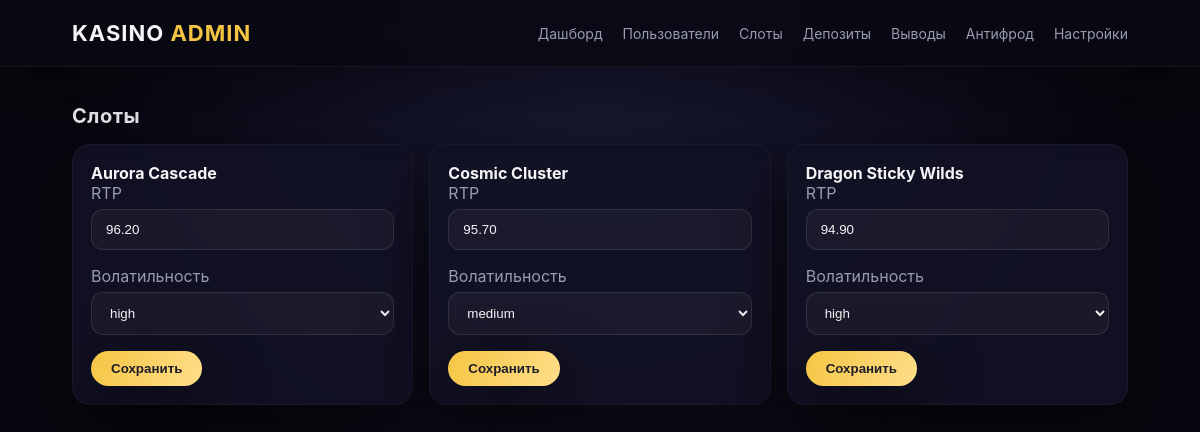
Before: /admin/slots.php (signed in) with the older database file.
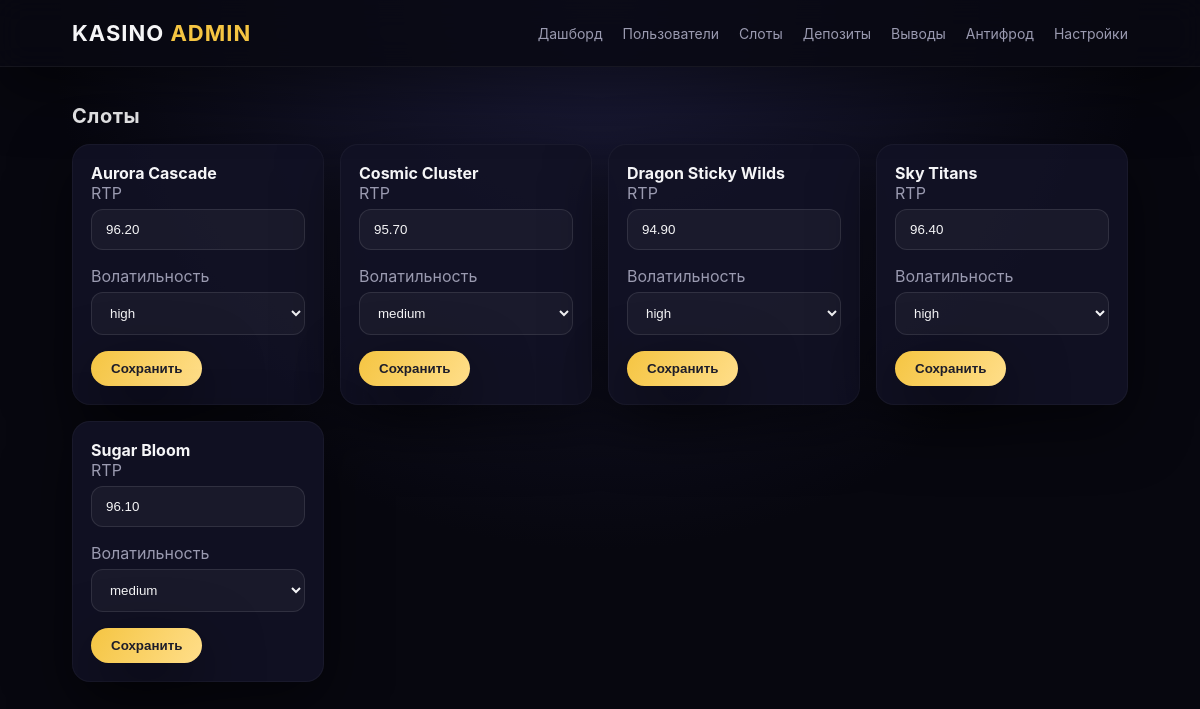
After: the same page with the newer database file.
### tables this page shows
CREATE TABLE slots (
    id INT AUTO_INCREMENT PRIMARY KEY,
    slug VARCHAR(100) NOT NULL UNIQUE,
    name VARCHAR(100) NOT NULL,
    rtp DECIMAL(4,2) NOT NULL,
    volatility VARCHAR(20) NOT NULL,
    created_at TIMESTAMP DEFAULT CURRENT_TIMESTAMP
);

### helpers.php (called while the page is built, shortened)
<?php
function db(): PDO
{
    static $pdo;
    if ($pdo) {
        return $pdo;
    }
    $config = require __DIR__ . '/config.php';
    $dsn = sprintf(
        'mysql:host=%s;dbname=%s;charset=%s',
        $config['db']['host'],
        $config['db']['name'],
        $config['db']['charset']
    );
    $pdo = new PDO($dsn, $config['db']['user'], $config['db']['pass'], [
        PDO::ATTR_ERRMODE => PDO::ERRMODE_EXCEPTION,
        PDO::ATTR_DEFAULT_FETCH_MODE => PDO::FETCH_ASSOC,
        PDO::ATTR_EMULATE_PREPARES => false,
    ]);
    return $pdo;
}

### admin/slots.php (the view, shortened to what this page needs)
<?php
require __DIR__ . '/layout.php';
$slots = db()->query('SELECT slug, name, rtp, volatility FROM slots ORDER BY id')->fetchAll();
admin_header('Слоты');
?>
<div class="section">
    <h2>Слоты</h2>
    <div class="cards">
        <?php foreach ($slots as $slot): ?>
            <form class="card" method="post">
                <strong><?php echo $slot['name']; ?></strong>
                <label>RTP</label>
                <input type="number" name="rtp" step="0.1" value="<?php echo $slot['rtp']; ?>">
                <label>Волатильность</label>
                <select name="volatility">
                    <option value="medium" <?php echo $slot['volatility'] === 'medium' ? 'selected' : ''; ?>>medium</option>
                    <option value="high" <?php echo $slot['volatility'] === 'high' ? 'selected' : ''; ?>>high</option>
                </select>
                <button class="btn" type="submit">Сохранить</button>
            </form>
        <?php endforeach; ?>
    </div>
</div>
<?php admin_footer(); ?>

### admin/layout.php (shortened to what this page needs)
<?php
function admin_header(string $title): void
{
    echo '<!doctype html><html lang="ru"><head><meta charset="utf-8"><meta name="viewport" content="width=device-width, initial-scale=1">';
    echo '<link rel="stylesheet" href="/assets/css/style.css">';
    echo "<title>{$title}</title></head><body>";
    echo '<div class="topbar"><div class="logo">Kasino <span>Admin</span></div>';
    echo '<nav class="nav">';
    echo '<a href="/admin/dashboard.php">Дашборд</a>';
    echo '<a href="/admin/users.php">Пользователи</a>';
    echo '<a href="/admin/slots.php">Слоты</a>';
    echo '<a href="/admin/deposits.php">Депозиты</a>';
    echo '<a href="/admin/withdrawals.php">Выводы</a>';
    echo '<a href="/admin/antifraud.php">Антифрод</a>';
    echo '<a href="/admin/settings.php">Настройки</a>';
    echo '</nav></div>';
}
function admin_footer(): void
{
    echo '</body></html>';
}

### assets/css/style.css (style rules this page uses)
:root { --bg: #0b0b14; --panel: #121225; --panel-strong: #181834; --accent: #f5c542; --accent-soft: rgba(245, 197, 66, 0.2); --neon: #00f0ff; --neon-soft: rgba(0, 240, 255, 0.15); --text: #f5f5f7; --muted: #9a9ab0; --danger: #ff5f6d; --success: #3ef7b0; --shadow: 0 20px 60px rgba(0, 0, 0, 0.5); --glow: 0 0 30px rgba(0, 240, 255, 0.2); font-family: 'Inter', 'Segoe UI', system-ui, sans-serif; }
* { box-sizing: border-box; }
body { margin: 0; background: radial-gradient(circle at top, #1c1c3a, #07070f 55%) fixed; color: var(--text); }
a { color: inherit; text-decoration: none; }
.topbar { display: flex; align-items: center; justify-content: space-between; padding: 20px 6vw; background: rgba(9, 9, 18, 0.85); backdrop-filter: blur(14px); border-bottom: 1px solid rgba(255, 255, 255, 0.05); position: sticky; top: 0; z-index: 50; box-shadow: var(--shadow); }
.logo { font-size: 22px; font-weight: 700; letter-spacing: 1px; text-transform: uppercase; }
.logo span { color: var(--accent); }
.nav { display: flex; gap: 20px; font-size: 14px; color: var(--muted); }
.btn { padding: 10px 20px; border-radius: 999px; background: linear-gradient(120deg, var(--accent), #ffde8a); color: #1d1d2a; font-weight: 600; border: none; cursor: pointer; box-shadow: var(--shadow); transition: transform 0.2s ease, box-shadow 0.2s ease; }
.section { padding: 20px 6vw 60px; }
.section h2 { font-size: 20px; margin-bottom: 16px; letter-spacing: 0.5px; }
.cards { display: grid; gap: 16px; grid-template-columns: repeat(auto-fit, minmax(200px, 1fr)); }
.card { background: rgba(18, 18, 37, 0.9); padding: 18px; border-radius: 18px; border: 1px solid rgba(255, 255, 255, 0.04); box-shadow: var(--shadow); transition: transform 0.2s ease, border-color 0.2s ease; }
label { display: block; margin-bottom: 6px; color: var(--muted); }
input, textarea, select { width: 100%; padding: 12px 14px; border-radius: 12px; border: 1px solid rgba(255, 255, 255, 0.1); background: rgba(255, 255, 255, 0.04); color: var(--text); margin-bottom: 16px; outline: none; transition: border-color 0.2s ease, box-shadow 0.2s ease; }

Changed rows visible on the page:
added slots: name "Sky Titans", rtp "96.40", volatility "high"
added slots: name "Sugar Bloom", rtp "96.10", volatility "medium"
